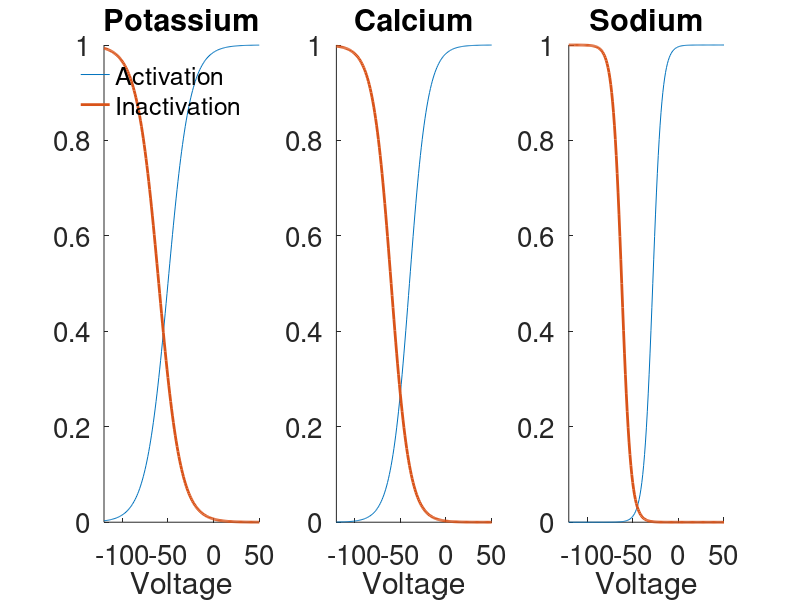

Source code (MATLAB): (Note: this script raises an error after producing the figure.)

clear
clc
 
V = -120:1:50;

%A-type K variables
n1ka = 1./(1 + exp(-(V+50)/12));
l1ka = 1./(1 + exp((V+60)/12));

figure()
subplot(1,3,1)
plot(V,n1ka,V,l1ka,'LineWidth',2)
xlabel('Voltage')
legend({'Activation' 'Inactivation'})
legend boxoff
box off
xlim([-120 50])
title('Potassium')
set(gca, 'FontSize', 20)


%T-type Ca variables
m1ca = 1./(1 + exp(-(V+40)/10));
h1ca = 1./(1 + exp((V+60)/10));

subplot(1,3,2)
plot(V,m1ca,V,h1ca,'LineWidth',2)
xlabel('Voltage')
box off
xlim([-120 50])
title('Calcium')
set(gca, 'FontSize', 20)


%Transient sodium variables
n1na = 1./(1 + exp(-(V+28)/5));
l1na = 1./(1 + exp((V+62)/5));

subplot(1,3,3)
plot(V,n1na,V,l1na,'LineWidth',2)
xlabel('Voltage')
box off
xlim([-120 50])
title('Sodium')
set(gca, 'FontSize', 20)

%Resize plot size
set(gcf,'units','inches','position',[0 0 16 4])

%Save vector figure in pdf
exportgraphics(gcf,'test.pdf','ContentType','vector');

results = [V;n1ka;V;l1ka];
csvwrite('raw/results.csv',results)